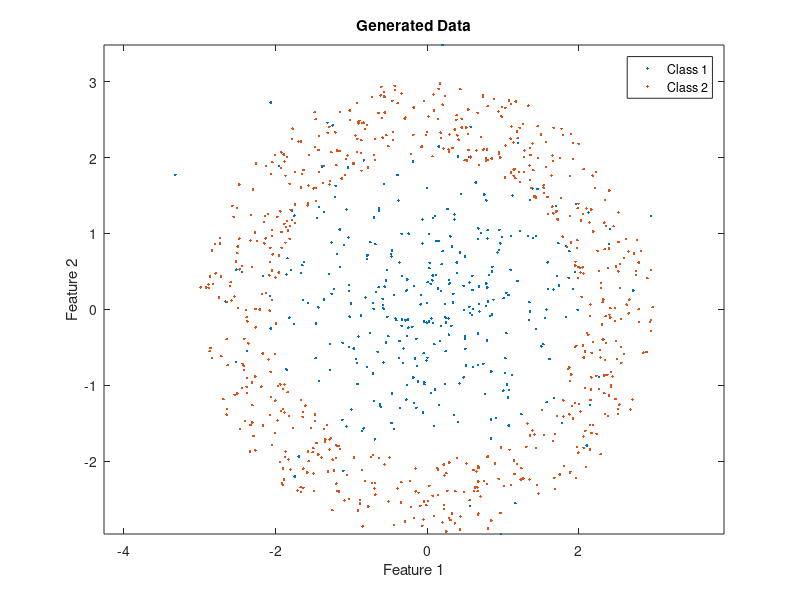

Source code (MATLAB): (Note: this script raises an error after producing the figure.)
clear all
close all
P1=0.35;
P2=0.65;
cov1=[1 0;0 1];
mu1=[0;0];
j=1;
k=1;
N1=0;
N2=0;
for i=1:1000
    a=0;
    b=1;
    r=(b-a).*rand(1,1)+a;
    if r< P1
       x1(:,j)= mvnrnd(mu1,cov1,1);
       N1=N1+1;
       j=j+1;
    else
        c=2;
        d=3;
        e=(d-c).*rand(1,1)+c;
        f=-pi;
        g=+pi;
        h=(g-f).*rand(1,1)+f;
        x2(1,k)= e*cos(h);
        x2(2,k)= e*sin(h);
        N2=N2+1;
        k=k+1;
       
    end
end
plot(x1(1,:),x1(2,:),'.')
hold on
plot(x2(1,:),x2(2,:),'.')
axis equal
title('Generated Data')
xlabel("Feature 1")
ylabel("Feature 2")
legend('Class 1','Class 2')
label1=zeros(N1,1);
label2=ones(N2,1);
label=[label1 ;label2];
%label=label';
x=[x1 x2];
x=x';
SVMModel = fitcsvm(x,label,'Standardize',true,'KernelFunction','linear','OptimizeHyperparameters','auto');
box_const= SVMModel.BoxConstraints;
CVSVMModel = crossval(SVMModel);
classLoss = kfoldLoss(CVSVMModel)
N1=0;
N2=0;
k=1;
j=1;
for i=1:1000
    a=0;
    b=1;
    r=(b-a).*rand(1,1)+a;
    if r< P1
       X1(:,j)= mvnrnd(mu1,cov1,1);
       N1=N1+1;
       j=j+1;
    else
        c=2;
        d=3;
        e=(d-c).*rand(1,1)+c;
        f=-pi;
        g=+pi;
        h=(g-f).*rand(1,1)+f;
        X2(1,k)= e*cos(h);
        X2(2,k)= e*sin(h);
        N2=N2+1;
        k=k+1;
       
    end
end

label1_new=zeros(N1,1);
label2_new=ones(N2,1);
label_new=[label1_new ;label2_new];
%label=label';
X=[X1 X2];
X=X';
pred_label_new=predict(SVMModel,X);
Y=0;
Z=0;
for i=1:1000
    if pred_label_new(i)==label_new(i)
        Y=Y+1;
    else
        Z=Z+1;
    end
end
Error_percentage =(Z/1000)*100
hold off
figure(5)
plot(QW(:,1),QW(:,2),'r.');
hold on
plot(AS(:,1),AS(:,2),'b+');
axis equal
title('Classified Data')
xlabel("Feature 1")
ylabel("Feature 2")
legend('Correct','Misclassified')